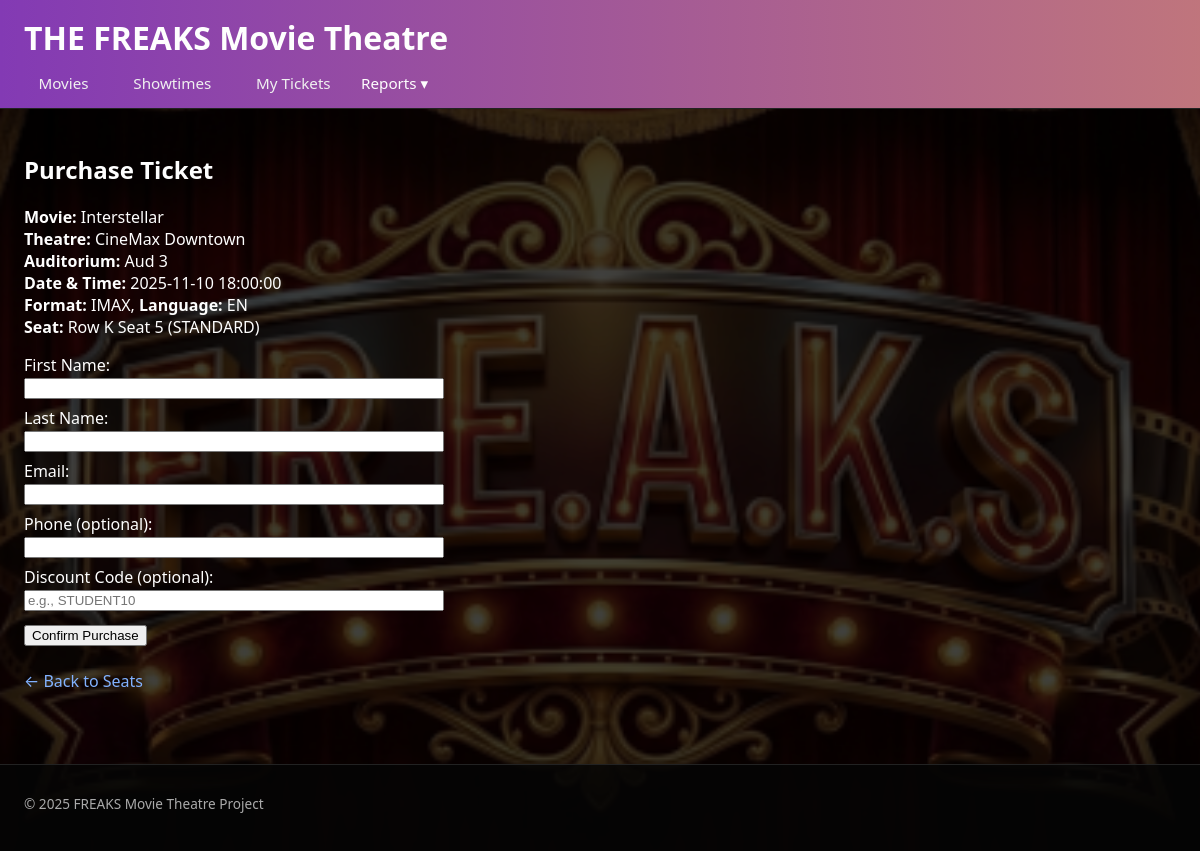
/Movie-theater-Webapp/public/purchase.php?showtime_id=3&seat_id=441, run on the app's committed database.
### tables this page shows
CREATE TABLE Showtime (
  showtime_ID INT AUTO_INCREMENT PRIMARY KEY,
  movie_ID INT NOT NULL,
  auditorium_ID INT NOT NULL,
  format VARCHAR(10),
  language VARCHAR(20) NOT NULL,
  showDateTime DATETIME NOT NULL,
  CONSTRAINT fk_showtime_movie
    FOREIGN KEY (movie_ID)
    REFERENCES Movie(movie_ID)
    ON DELETE CASCADE
    ON UPDATE CASCADE,
  CONSTRAINT fk_showtime_auditorium
    FOREIGN KEY (auditorium_ID)
    REFERENCES Auditorium(auditorium_ID)
    ON DELETE CASCADE
    ON UPDATE CASCADE
   
);

CREATE TABLE Movie (
  movie_ID INT AUTO_INCREMENT PRIMARY KEY,
  title VARCHAR(200) NOT NULL,
  runtime INT NOT NULL CHECK (runtime > 0),  
  releaseDate DATE NOT NULL,
  mpaaRating VARCHAR(10)
);

CREATE TABLE Theatre (
  theatre_ID INT AUTO_INCREMENT PRIMARY KEY,
  name VARCHAR(100) NOT NULL,
  location VARCHAR(150) NOT NULL
);

CREATE TABLE Auditorium (
  auditorium_ID INT AUTO_INCREMENT PRIMARY KEY,
  name VARCHAR(50) NOT NULL,
  totalSeats INT NOT NULL CHECK (totalSeats > 0),
  theatre_ID INT NOT NULL,
  CONSTRAINT fk_auditorium_theatre
    FOREIGN KEY (theatre_ID)
    REFERENCES Theatre(theatre_ID)
    ON DELETE CASCADE
    ON UPDATE CASCADE
);

CREATE TABLE Seat (
  seat_ID INT AUTO_INCREMENT PRIMARY KEY,
  auditorium_ID INT NOT NULL,
  row_label VARCHAR(5) NOT NULL,
  seatNumber INT NOT NULL,
  seatType VARCHAR(20) DEFAULT 'STANDARD',
  CONSTRAINT fk_seat_auditorium
    FOREIGN KEY (auditorium_ID)
    REFERENCES Auditorium(auditorium_ID)
    ON DELETE CASCADE
    ON UPDATE CASCADE,
  CONSTRAINT uq_seat_position
    UNIQUE (auditorium_ID, row_label, seatNumber)
);

### Movie-theater-Webapp/includes/functions.php (called while the page is built, shortened)
<?php
function get_int_from_get(string $key): ?int
{
    return (int) $_GET[$key];
}

### Movie-theater-Webapp/public/purchase.php (the view, shortened to what this page needs)
<?php
require_once __DIR__ . '/../includes/functions.php';
require_once __DIR__ . '/../includes/header.php';
$pdo = getPDO();
$showtimeId = get_int_from_get('showtime_id');
$seatId     = get_int_from_get('seat_id');
$success  = null;
$sqlInfo = "
    SELECT
        s.showtime_ID,
        s.showDateTime,
        s.format,
        s.language,
        m.title              AS movie_title,
        a.auditorium_ID,
        a.name               AS auditorium_name,
        t.name               AS theatre_name,
        seat.row_label,
        seat.seatNumber,
        seat.seatType
    FROM Showtime s
    JOIN Movie      m   ON s.movie_ID      = m.movie_ID
    JOIN Auditorium a   ON s.auditorium_ID = a.auditorium_ID
    JOIN Theatre    t   ON a.theatre_ID    = t.theatre_ID
    JOIN Seat       seat
         ON seat.seat_ID        = :seat_id
        AND seat.auditorium_ID  = a.auditorium_ID
    WHERE s.showtime_ID = :showtime_id
";
$stmt = $pdo->prepare($sqlInfo);
$stmt->execute([
    ':showtime_id' => $showtimeId,
    ':seat_id'     => $seatId,
]);
$info = $stmt->fetch();
?>
<h2>Purchase Ticket</h2>
<p>
    <strong>Movie:</strong> <?= htmlspecialchars($info['movie_title']) ?><br>
    <strong>Theatre:</strong> <?= htmlspecialchars($info['theatre_name']) ?><br>
    <strong>Auditorium:</strong> <?= htmlspecialchars($info['auditorium_name']) ?><br>
    <strong>Date &amp; Time:</strong> <?= htmlspecialchars($info['showDateTime']) ?><br>
    <strong>Format:</strong> <?= htmlspecialchars($info['format']) ?>,
    <strong>Language:</strong> <?= htmlspecialchars($info['language']) ?><br>
    <strong>Seat:</strong> Row <?= htmlspecialchars($info['row_label']) ?>
    Seat <?= htmlspecialchars($info['seatNumber']) ?>
    (<?= htmlspecialchars($info['seatType']) ?>)
</p>
<?php if ($success): ?>
    <div style="padding: 0.75rem; background: #145a32; color: #fff; margin-bottom: 1rem; border-radius: 4px;">
        <?= $success ?>
    </div>
    <p>
        You can view your tickets later on the <a href="tickets.php">My Tickets</a> page using your email.
    </p>
<?php else: ?>
    <form method="post" action="" style="max-width: 420px;">
        <div style="margin-bottom: 0.5rem;">
            <label>
                First Name:<br>
                <input type="text" name="first_name" required style="width: 100%;">
            </label>
        </div>
        <div style="margin-bottom: 0.5rem;">
            <label>
                Last Name:<br>
                <input type="text" name="last_name" required style="width: 100%;">
            </label>
        </div>
        <div style="margin-bottom: 0.5rem;">
            <label>
                Email:<br>
                <input type="email" name="email" required style="width: 100%;">
            </label>
        </div>
        <div style="margin-bottom: 0.5rem;">
            <label>
                Phone (optional):<br>
                <input type="text" name="phone" style="width: 100%;">
            </label>
        </div>
        <div style="margin-bottom: 0.75rem;">
            <label>
                Discount Code (optional):<br>
                <input type="text" name="discount_code" style="width: 100%;" placeholder="e.g., STUDENT10">
            </label>
        </div>
        <button type="submit">Confirm Purchase</button>
    </form>
<?php endif; ?>
<p style="margin-top: 1.5rem;">
    <a href="seats.php?showtime_id=<?= urlencode($showtimeId) ?>">&larr; Back to Seats</a>
</p>
<?php
require_once __DIR__ . '/../includes/footer.php';

### Movie-theater-Webapp/public/assets/css/style.css (style rules this page uses)
* { box-sizing: border-box; }
body { margin: 0; font-family: system-ui, -apple-system, BlinkMacSystemFont, "Segoe UI", sans-serif; color: #fefefe; background-image: url("../img/freak_background.png"); background-size: cover; background-position: center; background-repeat: no-repeat; background-attachment: fixed; }
body::before { content: ""; position: fixed; inset: 0; background: rgba(0, 0, 0, 0.75); z-index: -1; }
a { color: #82b2ff; text-decoration: none; }

### data on the page
showtime: movie_ID.title "Interstellar", theatre.name "CineMax Downtown", auditorium_ID.name "Aud 3", showDateTime "2025-11-10 18:00:00", format "IMAX", language "EN", seat.row_label "K", seat.seatNumber "5", seat.seatType "STANDARD"
